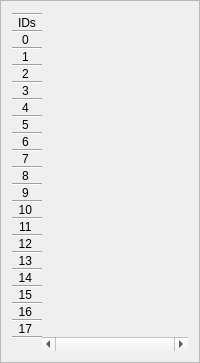
        <widget class="QFrame" name="rightFrame">
         <property name="frameShape">
          <enum>QFrame::StyledPanel</enum>
         </property>
         <property name="frameShadow">
          <enum>QFrame::Raised</enum>
         </property>
         <layout class="QHBoxLayout" name="horizontalLayout_6">
          <property name="spacing">
           <number>0</number>
          </property>
          <item>
           <widget class="QFrame" name="idsFrame">
            <property name="minimumSize">
             <size>
              <width>30</width>
              <height>0</height>
             </size>
            </property>
            <property name="maximumSize">
             <size>
              <width>30</width>
              <height>16777215</height>
             </size>
            </property>
            <property name="frameShape">
             <enum>QFrame::NoFrame</enum>
            </property>
            <property name="frameShadow">
             <enum>QFrame::Plain</enum>
            </property>
            <layout class="QVBoxLayout" name="verticalLayout_4">
             <property name="spacing">
              <number>0</number>
             </property>
             <property name="leftMargin">
              <number>0</number>
             </property>
             <property name="topMargin">
              <number>1</number>
             </property>
             <property name="rightMargin">
              <number>0</number>
             </property>
             <property name="bottomMargin">
              <number>0</number>
             </property>
             <item>
              <widget class="Line" name="line_24">
               <property name="orientation">
                <enum>Qt::Horizontal</enum>
               </property>
              </widget>
             </item>
             <item>
              <widget class="QLabel" name="label_2">
               <property name="minimumSize">
                <size>
                 <width>10</width>
                 <height>10</height>
                </size>
               </property>
               <property name="maximumSize">
                <size>
                 <width>50</width>
                 <height>50</height>
                </size>
               </property>
               <property name="text">
                <string>IDs</string>
               </property>
               <property name="alignment">
                <set>Qt::AlignCenter</set>
               </property>
              </widget>
             </item>
             <item>
              <widget class="Line" name="line_2">
               <property name="orientation">
                <enum>Qt::Horizontal</enum>
               </property>
              </widget>
             </item>
             <item>
              <widget class="QLabel" name="label_3">
               <property name="minimumSize">
                <size>
                 <width>10</width>
                 <height>10</height>
                </size>
               </property>
               <property name="maximumSize">
                <size>
                 <width>50</width>
                 <height>50</height>
                </size>
               </property>
               <property name="text">
                <string>0 </string>
               </property>
               <property name="alignment">
                <set>Qt::AlignCenter</set>
               </property>
              </widget>
             </item>
             <item>
              <widget class="Line" name="line_3">
               <property name="orientation">
                <enum>Qt::Horizontal</enum>
               </property>
              </widget>
             </item>
             <item>
              <widget class="QLabel" name="label_5">
               <property name="minimumSize">
                <size>
                 <width>10</width>
                 <height>10</height>
                </size>
               </property>
               <property name="maximumSize">
                <size>
                 <width>50</width>
                 <height>50</height>
                </size>
               </property>
               <property name="text">
                <string>1 </string>
               </property>
               <property name="alignment">
                <set>Qt::AlignCenter</set>
               </property>
              </widget>
             </item>
             <item>
              <widget class="Line" name="line_4">
               <property name="orientation">
                <enum>Qt::Horizontal</enum>
               </property>
              </widget>
             </item>
             <item>
              <widget class="QLabel" name="label_4">
               <property name="minimumSize">
                <size>
                 <width>10</width>
                 <height>10</height>
                </size>
               </property>
               <property name="maximumSize">
                <size>
                 <width>50</width>
                 <height>50</height>
                </size>
               </property>
               <property name="text">
                <string>2 </string>
               </property>
               <property name="alignment">
                <set>Qt::AlignCenter</set>
               </property>
              </widget>
             </item>
             <item>
              <widget class="Line" name="line_5">
               <property name="orientation">
                <enum>Qt::Horizontal</enum>
               </property>
              </widget>
             </item>
             <item>
              <widget class="QLabel" name="label_83">
               <property name="minimumSize">
                <size>
                 <width>10</width>
                 <height>10</height>
                </size>
               </property>
               <property name="maximumSize">
                <size>
                 <width>50</width>
                 <height>50</height>
                </size>
               </property>
               <property name="text">
                <string>3 </string>
               </property>
               <property name="alignment">
                <set>Qt::AlignCenter</set>
               </property>
              </widget>
             </item>
             <item>
              <widget class="Line" name="line_6">
               <property name="orientation">
                <enum>Qt::Horizontal</enum>
               </property>
              </widget>
             </item>
             <item>
              <widget class="QLabel" name="label_82">
               <property name="minimumSize">
                <size>
                 <width>10</width>
                 <height>10</height>
                </size>
               </property>
               <property name="maximumSize">
                <size>
                 <width>50</width>
                 <height>50</height>
                </size>
               </property>
               <property name="text">
                <string>4 </string>
               </property>
               <property name="alignment">
                <set>Qt::AlignCenter</set>
               </property>
              </widget>
             </item>
             <item>
              <widget class="Line" name="line_7">
               <property name="orientation">
                <enum>Qt::Horizontal</enum>
               </property>
              </widget>
             </item>
             <item>
              <widget class="QLabel" name="label_85">
               <property name="minimumSize">
                <size>
                 <width>10</width>
                 <height>10</height>
                </size>
               </property>
               <property name="maximumSize">
                <size>
                 <width>50</width>
                 <height>50</height>
                </size>
               </property>
               <property name="text">
                <string>5 </string>
               </property>
               <property name="alignment">
                <set>Qt::AlignCenter</set>
               </property>
              </widget>
             </item>
             <item>
              <widget class="Line" name="line_8">
               <property name="orientation">
                <enum>Qt::Horizontal</enum>
               </property>
              </widget>
             </item>
             <item>
              <widget class="QLabel" name="label_84">
               <property name="minimumSize">
                <size>
                 <width>10</width>
                 <height>10</height>
                </size>
               </property>
               <property name="maximumSize">
                <size>
                 <width>50</width>
                 <height>50</height>
                </size>
               </property>
               <property name="text">
                <string>6 </string>
               </property>
               <property name="alignment">
                <set>Qt::AlignCenter</set>
               </property>
              </widget>
             </item>
             <item>
              <widget class="Line" name="line_9">
               <property name="orientation">
                <enum>Qt::Horizontal</enum>
               </property>
              </widget>
             </item>
             <item>
              <widget class="QLabel" name="label_98">
               <property name="minimumSize">
                <size>
                 <width>10</width>
                 <height>10</height>
                </size>
               </property>
               <property name="maximumSize">
                <size>
                 <width>50</width>
                 <height>50</height>
                </size>
               </property>
               <property name="text">
                <string>7 </string>
               </property>
               <property name="alignment">
                <set>Qt::AlignCenter</set>
               </property>
              </widget>
             </item>
             <item>
              <widget class="Line" name="line_10">
               <property name="orientation">
                <enum>Qt::Horizontal</enum>
               </property>
              </widget>
             </item>
             <item>
              <widget class="QLabel" name="label_89">
               <property name="minimumSize">
                <size>
                 <width>10</width>
                 <height>10</height>
                </size>
               </property>
               <property name="maximumSize">
                <size>
                 <width>50</width>
                 <height>50</height>
                </size>
               </property>
               <property name="text">
                <string>8 </string>
               </property>
               <property name="alignment">
                <set>Qt::AlignCenter</set>
               </property>
              </widget>
             </item>
             <item>
              <widget class="Line" name="line_11">
               <property name="orientation">
                <enum>Qt::Horizontal</enum>
               </property>
              </widget>
             </item>
             <item>
              <widget class="QLabel" name="label_86">
               <property name="minimumSize">
                <size>
                 <width>10</width>
                 <height>10</height>
                </size>
               </property>
               <property name="maximumSize">
                <size>
                 <width>50</width>
                 <height>50</height>
                </size>
               </property>
               <property name="text">
                <string>9 </string>
               </property>
               <property name="alignment">
                <set>Qt::AlignCenter</set>
               </property>
              </widget>
             </item>
             <item>
              <widget class="Line" name="line_12">
               <property name="orientation">
                <enum>Qt::Horizontal</enum>
               </property>
              </widget>
             </item>
             <item>
              <widget class="QLabel" name="label_91">
               <property name="minimumSize">
                <size>
                 <width>10</width>
                 <height>10</height>
                </size>
               </property>
               <property name="maximumSize">
                <size>
                 <width>50</width>
                 <height>50</height>
                </size>
               </property>
               <property name="text">
                <string>10 </string>
               </property>
               <property name="alignment">
                <set>Qt::AlignCenter</set>
               </property>
              </widget>
             </item>
             <item>
              <widget class="Line" name="line_13">
               <property name="orientation">
                <enum>Qt::Horizontal</enum>
               </property>
              </widget>
             </item>
             <item>
              <widget class="QLabel" name="label_87">
               <property name="minimumSize">
                <size>
                 <width>10</width>
                 <height>10</height>
                </size>
               </property>
               <property name="maximumSize">
                <size>
                 <width>50</width>
                 <height>50</height>
                </size>
               </property>
               <property name="text">
                <string>11 </string>
               </property>
               <property name="alignment">
                <set>Qt::AlignCenter</set>
               </property>
              </widget>
             </item>
             <item>
              <widget class="Line" name="line_14">
               <property name="orientation">
                <enum>Qt::Horizontal</enum>
               </property>
              </widget>
             </item>
             <item>
              <widget class="QLabel" name="label_97">
               <property name="minimumSize">
                <size>
                 <width>10</width>
                 <height>10</height>
                </size>
               </property>
               <property name="maximumSize">
                <size>
                 <width>50</width>
                 <height>50</height>
                </size>
               </property>
               <property name="text">
                <string>12 </string>
               </property>
               <property name="alignment">
                <set>Qt::AlignCenter</set>
               </property>
              </widget>
             </item>
             <item>
              <widget class="Line" name="line_15">
               <property name="orientation">
                <enum>Qt::Horizontal</enum>
               </property>
              </widget>
             </item>
             <item>
              <widget class="QLabel" name="label_96">
               <property name="minimumSize">
                <size>
                 <width>10</width>
                 <height>10</height>
                </size>
               </property>
               <property name="maximumSize">
                <size>
                 <width>50</width>
                 <height>50</height>
                </size>
               </property>
               <property name="text">
                <string>13 </string>
               </property>
               <property name="alignment">
                <set>Qt::AlignCenter</set>
               </property>
              </widget>
             </item>
             <item>
              <widget class="Line" name="line_16">
               <property name="orientation">
                <enum>Qt::Horizontal</enum>
               </property>
              </widget>
             </item>
             <item>
              <widget class="QLabel" name="label_88">
               <property name="minimumSize">
                <size>
                 <width>10</width>
                 <height>10</height>
                </size>
               </property>
               <property name="maximumSize">
                <size>
                 <width>50</width>
                 <height>50</height>
                </size>
               </property>
               <property name="text">
                <string>14 </string>
               </property>
               <property name="alignment">
                <set>Qt::AlignCenter</set>
               </property>
              </widget>
             </item>
             <item>
              <widget class="Line" name="line_17">
               <property name="orientation">
                <enum>Qt::Horizontal</enum>
               </property>
              </widget>
             </item>
             <item>
              <widget class="QLabel" name="label_92">
               <property name="minimumSize">
                <size>
                 <width>10</width>
                 <height>10</height>
                </size>
               </property>
               <property name="maximumSize">
                <size>
                 <width>50</width>
                 <height>50</height>
                </size>
               </property>
               <property name="text">
                <string>15 </string>
               </property>
               <property name="alignment">
                <set>Qt::AlignCenter</set>
               </property>
              </widget>
             </item>
             <item>
              <widget class="Line" name="line_18">
               <property name="orientation">
                <enum>Qt::Horizontal</enum>
               </property>
              </widget>
             </item>
             <item>
              <widget class="QLabel" name="label_90">
               <property name="minimumSize">
                <size>
                 <width>10</width>
                 <height>10</height>
                </size>
               </property>
               <property name="maximumSize">
                <size>
                 <width>50</width>
                 <height>50</height>
                </size>
               </property>
               <property name="text">
                <string>16 </string>
               </property>
               <property name="alignment">
                <set>Qt::AlignCenter</set>
               </property>
              </widget>
             </item>
             <item>
              <widget class="Line" name="line_19">
               <property name="orientation">
                <enum>Qt::Horizontal</enum>
               </property>
              </widget>
             </item>
             <item>
              <widget class="QLabel" name="label_94">
               <property name="minimumSize">
                <size>
                 <width>10</width>
                 <height>10</height>
                </size>
               </property>
               <property name="maximumSize">
                <size>
                 <width>50</width>
                 <height>50</height>
                </size>
               </property>
               <property name="text">
                <string>17 </string>
               </property>
               <property name="alignment">
                <set>Qt::AlignCenter</set>
               </property>
              </widget>
             </item>
             <item>
              <widget class="Line" name="line_20">
               <property name="orientation">
                <enum>Qt::Horizontal</enum>
               </property>
              </widget>
             </item>
             <item>
              <spacer name="verticalSpacer">
               <property name="orientation">
                <enum>Qt::Vertical</enum>
               </property>
               <property name="sizeType">
                <enum>QSizePolicy::Fixed</enum>
               </property>
               <property name="sizeHint" stdset="0">
                <size>
                 <width>20</width>
                 <height>12</height>
                </size>
               </property>
              </spacer>
             </item>
            </layout>
           </widget>
          </item>
          <item>
           <widget class="QScrollArea" name="poseScroll">
            <property name="frameShape">
             <enum>QFrame::NoFrame</enum>
            </property>
            <property name="verticalScrollBarPolicy">
             <enum>Qt::ScrollBarAlwaysOff</enum>
            </property>
            <property name="horizontalScrollBarPolicy">
             <enum>Qt::ScrollBarAlwaysOn</enum>
            </property>
            <property name="widgetResizable">
             <bool>true</bool>
            </property>
            <widget class="QWidget" name="poseScrollArea">
             <property name="geometry">
              <rect>
               <x>0</x>
               <y>0</y>
               <width>910</width>
               <height>664</height>
              </rect>
             </property>
             <layout class="QHBoxLayout" name="horizontalLayout_8">
              <property name="spacing">
               <number>0</number>
              </property>
              <property name="leftMargin">
               <number>0</number>
              </property>
              <property name="topMargin">
               <number>0</number>
              </property>
              <property name="rightMargin">
               <number>0</number>
              </property>
              <property name="bottomMargin">
               <number>0</number>
              </property>
              <item>
               <spacer name="horizontalSpacer">
                <property name="orientation">
                 <enum>Qt::Horizontal</enum>
                </property>
                <property name="sizeHint" stdset="0">
                 <size>
                  <width>40</width>
                  <height>20</height>
                 </size>
                </property>
               </spacer>
              </item>
             </layout>
            </widget>
           </widget>
          </item>
         </layout>
        </widget>
